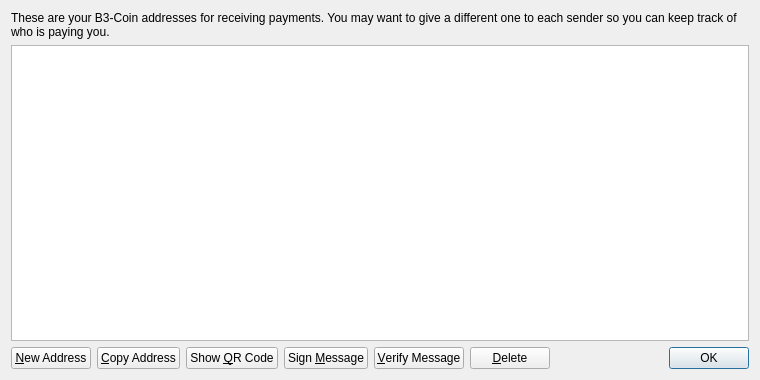
<?xml version="1.0" encoding="UTF-8"?>
<ui version="4.0">
 <class>AddressBookPage</class>
 <widget class="QWidget" name="AddressBookPage">
  <property name="geometry">
   <rect>
    <x>0</x>
    <y>0</y>
    <width>760</width>
    <height>380</height>
   </rect>
  </property>
  <property name="windowTitle">
   <string>Address Book</string>
  </property>
  <property name="styleSheet">
   <string notr="true">background-image: url(:/images/bkg2);</string>
  </property>
  <layout class="QVBoxLayout" name="verticalLayout">
   <item>
    <widget class="QLabel" name="labelExplanation">
     <property name="text">
      <string>These are your B3-Coin addresses for receiving payments. You may want to give a different one to each sender so you can keep track of who is paying you.</string>
     </property>
     <property name="textFormat">
      <enum>Qt::PlainText</enum>
     </property>
     <property name="wordWrap">
      <bool>true</bool>
     </property>
    </widget>
   </item>
   <item>
    <widget class="QTableView" name="tableView">
     <property name="contextMenuPolicy">
      <enum>Qt::CustomContextMenu</enum>
     </property>
     <property name="toolTip">
      <string>Double-click to edit address or label</string>
     </property>
     <property name="tabKeyNavigation">
      <bool>false</bool>
     </property>
     <property name="selectionMode">
      <enum>QAbstractItemView::SingleSelection</enum>
     </property>
     <property name="selectionBehavior">
      <enum>QAbstractItemView::SelectRows</enum>
     </property>
     <property name="sortingEnabled">
      <bool>true</bool>
     </property>
     <attribute name="verticalHeaderVisible">
      <bool>false</bool>
     </attribute>
    </widget>
   </item>
   <item>
    <layout class="QHBoxLayout" name="horizontalLayout">
     <item>
      <widget class="QPushButton" name="newAddressButton">
       <property name="toolTip">
        <string>Create a new address</string>
       </property>
       <property name="text">
        <string>&amp;New Address</string>
       </property>
      </widget>
     </item>
     <item>
      <widget class="QPushButton" name="copyToClipboard">
       <property name="toolTip">
        <string>Copy the currently selected address to the system clipboard</string>
       </property>
       <property name="text">
        <string>&amp;Copy Address</string>
       </property>
      </widget>
     </item>
     <item>
      <widget class="QPushButton" name="showQRCode">
       <property name="text">
        <string>Show &amp;QR Code</string>
       </property>
      </widget>
     </item>
     <item>
      <widget class="QPushButton" name="signMessage">
       <property name="toolTip">
        <string>Sign a message to prove you own a B3-Coin address</string>
       </property>
       <property name="text">
        <string>Sign &amp;Message</string>
       </property>
      </widget>
     </item>
     <item>
      <widget class="QPushButton" name="verifyMessage">
       <property name="toolTip">
        <string>Verify a message to ensure it was signed with a specified B3-Coin address</string>
       </property>
       <property name="text">
        <string>&amp;Verify Message</string>
       </property>
      </widget>
     </item>
     <item>
      <widget class="QPushButton" name="deleteButton">
       <property name="toolTip">
        <string>Delete the currently selected address from the list</string>
       </property>
       <property name="text">
        <string>&amp;Delete</string>
       </property>
      </widget>
     </item>
     <item>
      <spacer name="horizontalSpacer">
       <property name="orientation">
        <enum>Qt::Horizontal</enum>
       </property>
       <property name="sizeHint" stdset="0">
        <size>
         <width>40</width>
         <height>20</height>
        </size>
       </property>
      </spacer>
     </item>
     <item>
      <widget class="QDialogButtonBox" name="buttonBox">
       <property name="sizePolicy">
        <sizepolicy hsizetype="Maximum" vsizetype="Fixed">
         <horstretch>0</horstretch>
         <verstretch>0</verstretch>
        </sizepolicy>
       </property>
       <property name="standardButtons">
        <set>QDialogButtonBox::Ok</set>
       </property>
      </widget>
     </item>
    </layout>
   </item>
  </layout>
 </widget>
 <resources/>
 <connections/>
</ui>
